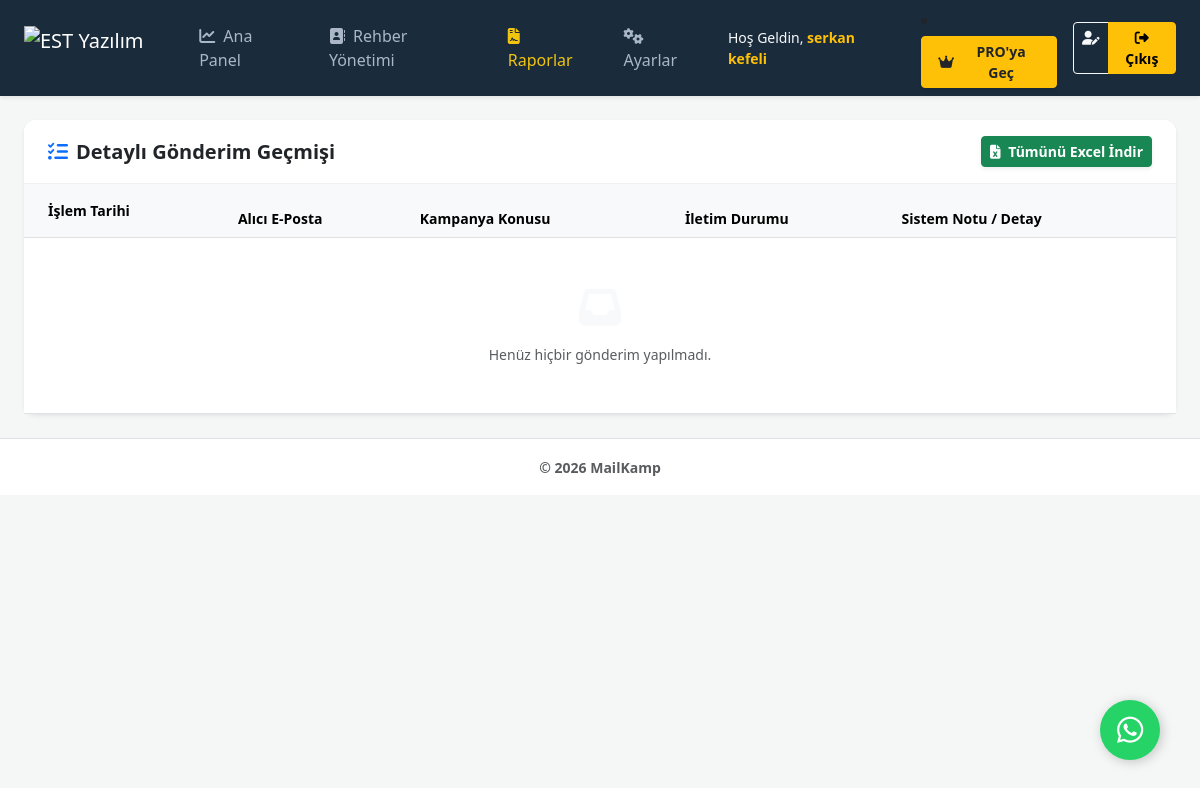
The app's page /reports (signed in), older data.
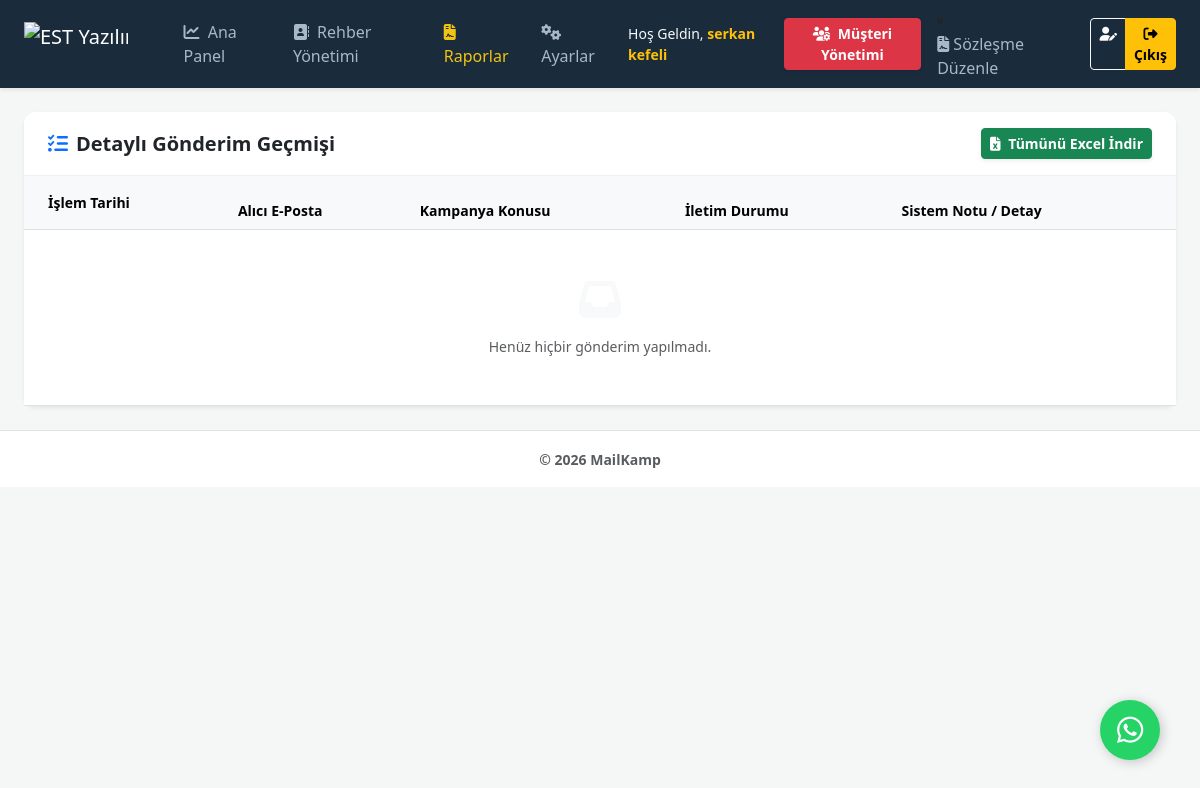
The same page, newer data.
### routes/main.py (the view)
@main_bp.route('/reports')
@login_required
def reports():
    conn = sqlite3.connect(DB_NAME)
    cursor = conn.cursor()
    cursor.execute("SELECT * FROM logs WHERE user_id=? ORDER BY id DESC LIMIT 100", (current_user.id,))
    logs = cursor.fetchall()
    conn.close()
    return render_template('reports.html', logs=logs)

### models.py (called while the page is built)
@login_manager.user_loader
def load_user(user_id):
    conn = sqlite3.connect(DB_NAME)
    cursor = conn.cursor()
    try:
        cursor.execute("SELECT id, ad_soyad, is_admin, email, is_blocked, plan_type FROM users WHERE id = ?", (user_id,))
    except Exception:
        cursor.execute("SELECT id, ad_soyad, is_admin, email FROM users WHERE id = ?", (user_id,))
    u = cursor.fetchone()
    conn.close()
    if u:
        is_blocked = u[4] if len(u) > 4 and u[4] is not None else 0
        plan_type = u[5] if len(u) > 5 and u[5] is not None else 'free'
        return User(id=u[0], ad_soyad=u[1], is_admin=u[2], email=u[3], is_blocked=is_blocked, plan_type=plan_type)
    return None

### templates/reports.html
{% extends "base.html" %}
{% block content %}
<div class="row">
    <div class="col-12">
        <div class="card shadow-sm border-0">
            <div class="card-header bg-white d-flex justify-content-between align-items-center py-3">
                <h5 class="mb-0 fw-bold text-dark"><i class="fa-solid fa-list-check text-primary me-2"></i>Detaylı Gönderim Geçmişi</h5>
                <a href="{{ url_for('export_logs') }}" class="btn btn-success btn-sm fw-bold shadow-sm">
                    <i class="fa-solid fa-file-excel me-1"></i> Tümünü Excel İndir
                </a>
            </div>
            <div class="card-body p-0">
                <div class="table-responsive">
                    <table class="table table-hover align-middle small mb-0">
                        <thead class="table-light text-muted">
                            <tr>
                                <th class="ps-4 py-3">İşlem Tarihi</th>
                                <th>Alıcı E-Posta</th>
                                <th>Kampanya Konusu</th>
                                <th>İletim Durumu</th>
                                <th>Sistem Notu / Detay</th>
                            </tr>
                        </thead>
                        <tbody>
                            {% for log in logs %}
                            <tr>
                                <td class="ps-4">{{ log[2] }}</td>
                                <td class="fw-bold text-dark">{{ log[3] }}</td>
                                <td class="text-secondary">{{ log[4] }}</td>
                                <td>
                                    {% if log[5] == 'İletildi (Okunmadı)' %}
                                        <span class="badge bg-secondary"><i class="fa-regular fa-envelope me-1"></i> İletildi</span>
                                    {% elif log[5] == 'Okundu' %}
                                        <span class="badge bg-info text-dark shadow-sm"><i class="fa-solid fa-envelope-open-text me-1"></i> Tıklandı</span>
                                    {% elif log[5] == 'Gönderiliyor...' %}
                                        <span class="badge bg-warning text-dark">Kuyrukta</span>
                                    {% elif log[5] == 'Atlandı' %}
                                        <span class="badge bg-dark">Kara Liste</span>
                                    {% else %}
                                        <span class="badge bg-danger">Hata</span>
                                    {% endif %}
                                </td>
                                <td class="text-muted"><small>{{ log[6] }}</small></td>
                            </tr>
                            {% else %}
                            <tr>
                                <td colspan="5" class="text-center py-5 text-muted">
                                    <i class="fa-solid fa-inbox fa-3x mb-3 text-light"></i><br>
                                    Henüz hiçbir gönderim yapılmadı.
                                </td>
                            </tr>
                            {% endfor %}
                        </tbody>
                    </table>
                </div>
            </div>
        </div>
    </div>
</div>
{% endblock %}

### templates/base.html (shortened to what this page needs)
<!DOCTYPE html>
<html lang="tr">
<head>
    <link href="https://cdn.jsdelivr.net/npm/bootstrap@5.3.0/dist/css/bootstrap.min.css" rel="stylesheet">
    <link rel="stylesheet" href="https://cdnjs.cloudflare.com/ajax/libs/font-awesome/6.4.0/css/all.min.css">
</head>
<body>
<nav class="navbar navbar-expand-lg navbar-dark shadow-sm mb-4">
  <div class="container-fluid px-4">
    <a class="navbar-brand d-flex align-items-center me-5" href="/dashboard">
        <img src="{{ url_for('static', filename='images/logo.png') }}?v=2"
             alt="EST Yazılım"
             class="navbar-brand-logo">
    </a>
    <div class="collapse navbar-collapse" id="mainMenu">
      <ul class="navbar-nav me-auto mb-2 mb-lg-0">
        <li class="nav-item">
            <a class="nav-link {% if request.path == '/dashboard' %}active text-warning{% endif %}" href="/dashboard">
                <i class="fa-solid fa-chart-line me-1"></i> Ana Panel
            </a>
        </li>
        <li class="nav-item">
            <a class="nav-link {% if request.path == '/contacts' %}active text-warning{% endif %}" href="/contacts">
                <i class="fa-solid fa-address-book me-1"></i> Rehber Yönetimi
            </a>
        </li>
        <li class="nav-item">
            <a class="nav-link {% if request.path == '/reports' %}active text-warning{% endif %}" href="/reports">
                <i class="fa-solid fa-file-contract me-1"></i> Raporlar
            </a>
        </li>
        <li class="nav-item">
            <a class="nav-link {% if request.path == '/settings_page' %}active text-warning{% endif %}" href="/settings_page">
                <i class="fa-solid fa-gears me-1"></i> Ayarlar
            </a>
        </li>
      </ul>
      <div class="d-flex align-items-center gap-3">
          <span class="text-light small d-none d-md-inline">Hoş Geldin, <b class="text-warning">{{ current_user.ad_soyad }}</b></span>
          {% if current_user.is_admin == 1 %}
            <a href="/admin/users" class="btn btn-danger btn-sm fw-bold shadow-sm">
                <i class="fa-solid fa-users-gear me-1"></i> Müşteri Yönetimi
            </a>
          {% endif %}
          {% if current_user.is_authenticated and current_user.plan_type == 'free' and current_user.is_admin != 1 %}
        <li class="nav-item ms-2">
                <a class="btn btn-warning btn-sm fw-bold text-dark d-flex align-items-center mt-1 px-3 shadow-sm" href="{{ url_for('upgrade') }}">
                <i class="fas fa-crown me-2"></i> PRO'ya Geç
                </a>
        </li>
            {% endif %}
      {% if current_user.is_admin %}
<li class="nav-item">
    <a class="nav-link" href="{{ url_for('admin_legal_edit') }}">
        <i class="fas fa-file-contract"></i>
        <span>Sözleşme Düzenle</span>
    </a>
</li>
{% endif %}
          <div class="btn-group">
              <a href="/profile" class="btn btn-outline-light btn-sm"><i class="fa-solid fa-user-pen"></i></a>
              <a href="/logout" class="btn btn-warning btn-sm fw-bold"><i class="fa-solid fa-right-from-bracket"></i> Çıkış</a>
          </div>
      </div>
    </div>
  </div>
</nav>
<div class="container-fluid px-4">
    {% block content %}{% endblock %}
</div>
<footer class="footer mt-auto py-3 bg-white border-top text-center mt-5">
    <div class="container">
        <span class="text-muted small fw-bold">© {{ now.year if now else '2026' }} MailKamp</span>
    </div>
</footer>
<a href="https://wa.me/905370254961?text=Merhaba,%20MailKamp%20hakkında%20destek%20almak%20istiyorum."
   class="whatsapp-float"
   target="_blank"
   rel="noopener noreferrer"
   title="WhatsApp Destek Hattı">
    <i class="fab fa-whatsapp"></i>
</a>
</body>
</html>

Row changes from the older to the newer data that the page shows:
changed users "serkan kefeli": is_admin 0 → 1 (drawn)
Text that changed along with them:
text no longer shown: "PRO'ya Geç"
text now shown: "Müşteri Yönetimi Sözleşme Düzenle"
